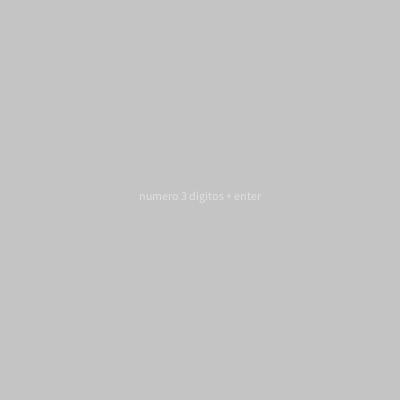
Frame 1 (no input)
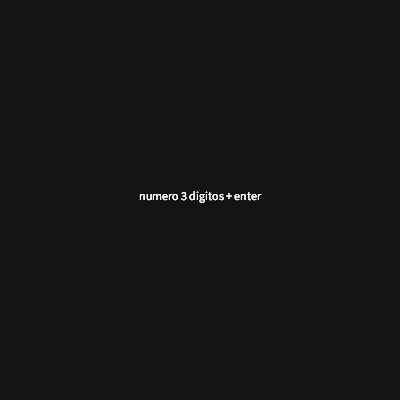
Frame 60 (the mouse pressed at the canvas centre just before this capture)
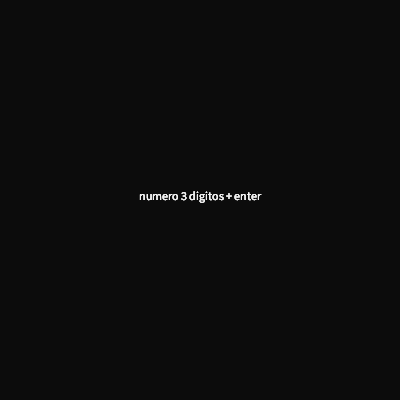
Frame 120 (the mouse held since frame 60 and released just before this capture)

The Processing sketch that drew these frames (run headless with seeded random() and noise(); from frame 60 on, the mouse is pressed at the canvas centre):

// Processing sketch: numeros1
// ── numeros1.pde
ArrayList bichitos;

float ran = 0.0;

String comando = "numero 3 digitos + enter";



void setup() {
  size(400, 400);

  bichitos = new ArrayList();

  //smooth();
  noStroke(); 
  textAlign(CENTER);
}

void draw() {
  fill(0,10);
  rect(0,0,width,height);
  
  ran += random(0.01);
  
  for (int i = 0; i < bichitos.size(); i++) {
    bichito aux = (bichito) bichitos.get(i);
    aux.act();
    if (aux.vid <= 0) {
      bichitos.remove(i);
      i--;
      println("MURIO");
    }
  }
  //numero 
  fill(255, 120);
  text(comando, width/2, height/2);
}



void keyPressed() {
  if (comando.length()>10) {
    textSize(56);
    comando = "";
  }
  if (key == '\n' && comando.length() == 3) {
    bichitos.add(new bichito(int(comando)));
    comando = "";
  } 
  else if (keyCode == BACKSPACE) {
    int lar = comando.length();
    if (lar > 0) {
      comando = comando.substring(0, lar-1);
    }
  }
  else if (key >= '0' && key <= '9' && comando.length() < 3) {
    comando += key;
  }
}


class bichito {
  float x, y, tam, vel, fue, vid, ang;
  color col;

  bichito(int num) {
    int n1, n2, n3;
    n1 = int(num/100);
    n2 = int((num%100)/10);
    n3 = int(num%10);

    col = color((n1/10.)*256, (n2/10.)*256, (n3/10.)*256);

    tam = n1*3+10;
    vel = float((n2+1)*5)/tam;
    fue = n3;
    vid = tam;

    println(tam+" "+vel+" "+fue+" "+vid);

    x = random(width);
    y = random(height);
    ang = random(TWO_PI);
  }

  void act() {
    //mover
    bichito bmin = null;
    float dismin = 10000;
    for (int i = 0; i < bichitos.size(); i++) {
      bichito aux = (bichito) bichitos.get(i);
      if ( aux != this) {
        float dis = dist(aux.x, aux.y, x, y);
        if (dismin > dis && dis < (tam+aux.tam)*2) {
          dismin = dis;
          bmin = aux;
        }
      }
    }
    //
    ang += noise(ran*tam/fue)-0.5;
    ang = ang%TWO_PI;
    if (ang < 0) {
      ang+=TWO_PI;
    }
    //desviar
    if (bmin != null ) {
      float dang = atan2(y-bmin.y, x-bmin.x);
      if (dang < 0) {
        dang+=TWO_PI;
      }
      //aca tiene que variar el angulo con respecto a eso
      float valor;
      dang = (dang + ang)/2;
      if (ang < dang) {
        valor = abs(dang-ang)/3;
      }
      else {
        valor = -abs(dang-ang)/3;
      }

      if ( fue >= bmin.fue) {
        ang -= valor;
        if (dist(x, y, bmin.x, bmin.y) < (tam+bmin.tam)/2) {
          bmin.vid -= fue;
          fue += valor;
        }
      }
      else {
        ang += valor;
      }
    }
    //
    x -= cos(ang)* vel;
    y -= sin(ang)* vel;
    //bordes
    if ( x < -40) {
      x = width+40;
    }
    else if ( x > width+40) {
      x = -40;
    }
    if ( y < -40) {
      y = height+40;
    }
    else if ( y > height+40) {
      y = -40;
    }
    //dibujar
    fill(col);
    ellipse(x, y, tam, tam);
  }
}
